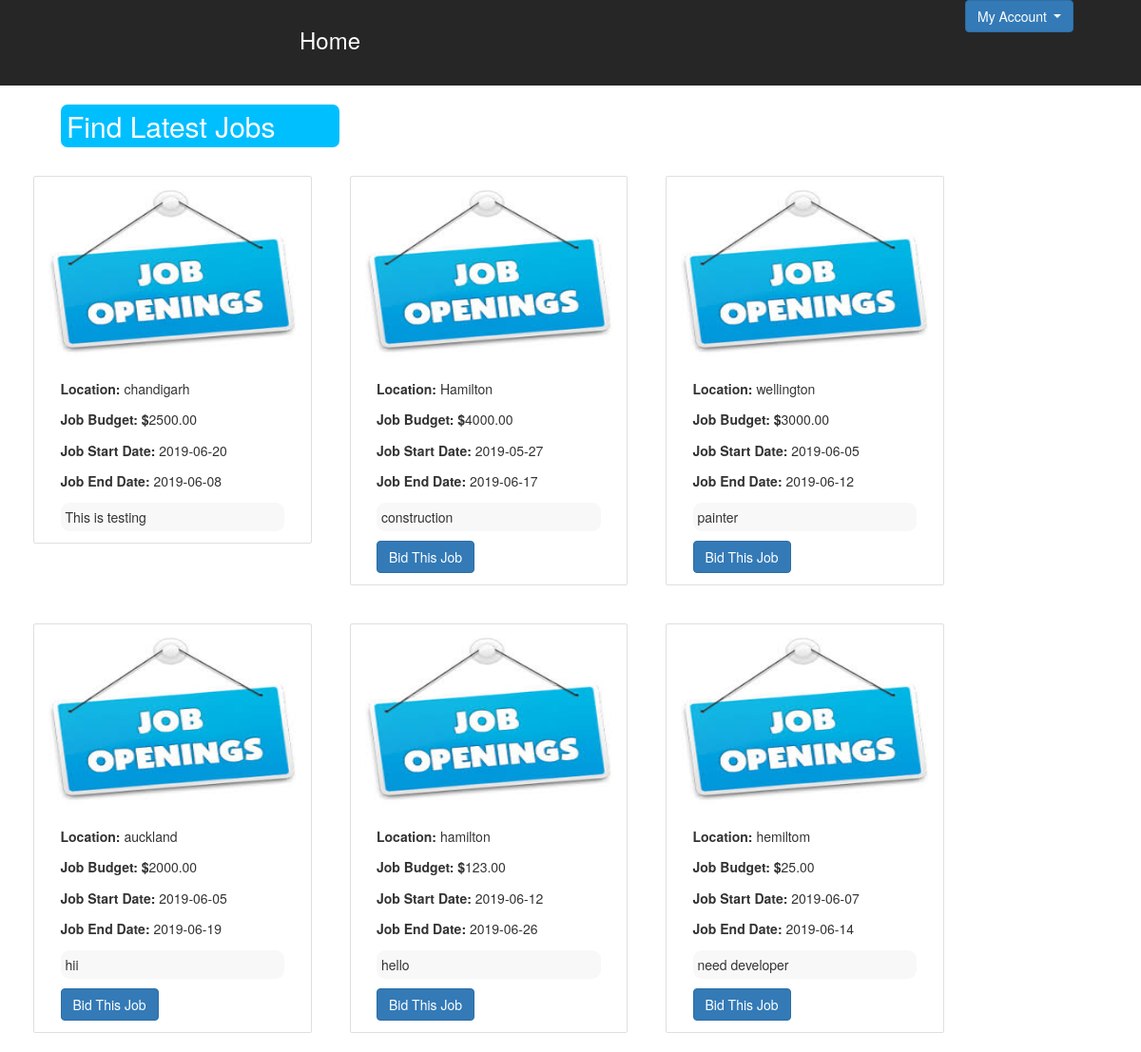
The page /home.php (signed in) on the database its author committed.
### tables this page shows
CREATE TABLE `requierments` (
  `requierment_id` int(11) NOT NULL,
  `member_id` int(10) NOT NULL,
  `budget` decimal(15,2) NOT NULL,
  `place_job` varchar(100) NOT NULL,
  `date_s` date NOT NULL,
  `date_e` date NOT NULL,
  `details` text NOT NULL,
  `create_date` date NOT NULL
);

### home.php (the view, shortened to what this page needs)
<?php
include('header.php');
?>
  <link rel="stylesheet" href="https://maxcdn.bootstrapcdn.com/bootstrap/3.4.0/css/bootstrap.min.css">
<div class="container col-sm-12">
  <h2 id="head_home">Find Latest Jobs</h2>
  <?php
	$data_check_requierments = array();
	class main {
			public function executequery($result){
			while($rowsf = mysqli_fetch_assoc($result)){
				$results[] = $rowsf;
			}
			return $results;
		}
	}
	$myobject = new main;
    $check_requierments="select * from requierments";
    $run=mysqli_query($dbcon,$check_requierments);
    if(mysqli_num_rows($run))
    {
		$data_check_requierments = $myobject->executequery($run);
    }
?>
<?php if($data_check_requierments) { foreach($data_check_requierments as $data) {?>
  <div class="card col-sm-3" >
    <img class="card-img-top" src="images/deafultjob.jpg" alt="Card image" style="width:100%">
    <div class="card-body">
      <p class="card-title"><label>Location:&nbsp;</label><?php echo $data['place_job'];?></p>
	  <p class="card-title"><label>Job Budget:&nbsp;$</label><?php echo $data['budget'];?></p>
	  <p class="card-title"><label>Job Start Date:&nbsp;</label><?php echo $data['date_s'];?></p>
	  <p class="card-title"><label>Job End Date:&nbsp;</label><?php echo $data['date_e'];?></p>
      <p class="card-text selfing"><?php echo $data['details']; ?></p>
	  <?php if(isset($_SESSION['member_type']) && $_SESSION['member_type']=='trader') {
	  $ntrdid = $data['requierment_id'];
	  $smid = $_SESSION['member_id'];
	$check_trade_record="select * from bids where requierment_id =$ntrdid and tdr_id =$smid";
    $run_trd_record=mysqli_query($dbcon,$check_trade_record);
    if(!mysqli_num_rows($run_trd_record))
    {
?>
<a class="btn btn-primary yobhi" onclick="changehidden(<?php echo $data['requierment_id']; ?>,<?php echo $data['member_id']; ?>);" data-backdrop="static" data-keyboard="false" data-toggle="modal" data-target="#myModal">Bid This Job</a>
  <?php   }  }?>
   </div>
  </div>
<?php } } else {?>
<h3 style="text-align: center;">No Requierments Found!</h3>
<?php }?>
</div>
<?php
include('footer.php');
?>

### main.css (style rules this page uses)
.card-img-top { height: 200px; }
.card { margin: 20px; margin-top: 50px; margin-bottom: 50px; margin-top: 30px; margin-bottom: 10px; }
#head_home { margin-left: 49px; background: #00bfff; width: 25%; padding: 6px; border-radius: 7px; color: #fff; }
.yobhi { color: #fff !important; }
label { font-weight: normal; }
.selfing { background: #F8F8F8; padding: 5px; border-radius: 9px; }
.mybody { padding: 0px !important; }
.card { margin: 20px !important; }

### header.php (style rules this page uses)
.mybody { padding: 0px !important; }

### rows shown on the page
requierments: place_job "chandigarh", budget "2500.00", date_s "2019-06-20", date_e "2019-06-08", details "This is testing"
requierments: place_job "Hamilton", budget "4000.00", date_s "2019-05-27", date_e "2019-06-17", details "construction"
requierments: place_job "wellington", budget "3000.00", date_s "2019-06-05", date_e "2019-06-12", details "painter"
requierments: place_job "auckland", budget "2000.00", date_s "2019-06-05", date_e "2019-06-19", details "hii"
requierments: place_job "hamilton", budget "123.00", date_s "2019-06-12", date_e "2019-06-26", details "hello"
requierments: place_job "hemiltom", budget "25.00", date_s "2019-06-07", date_e "2019-06-14", details "need developer"
